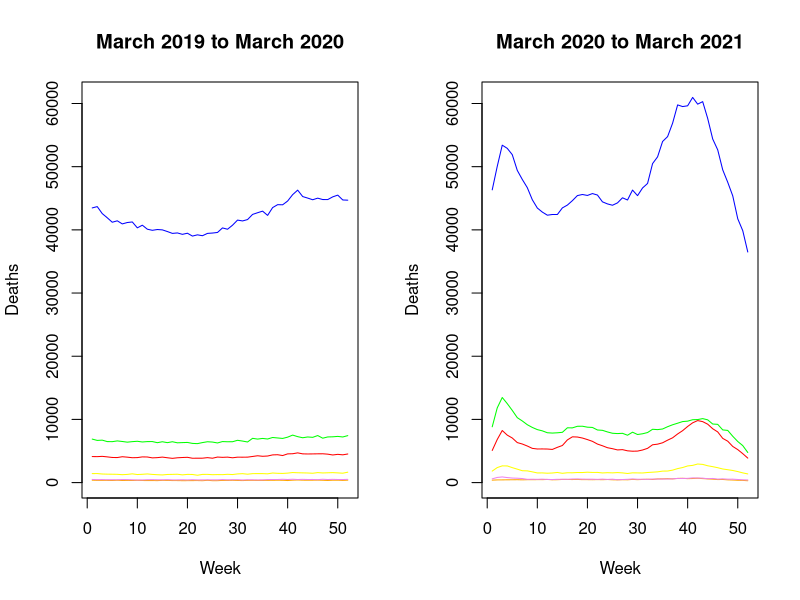
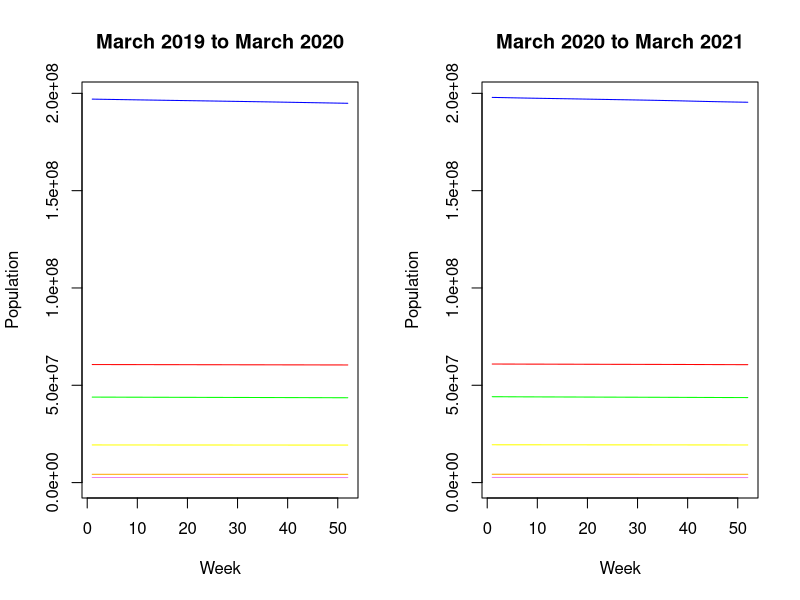
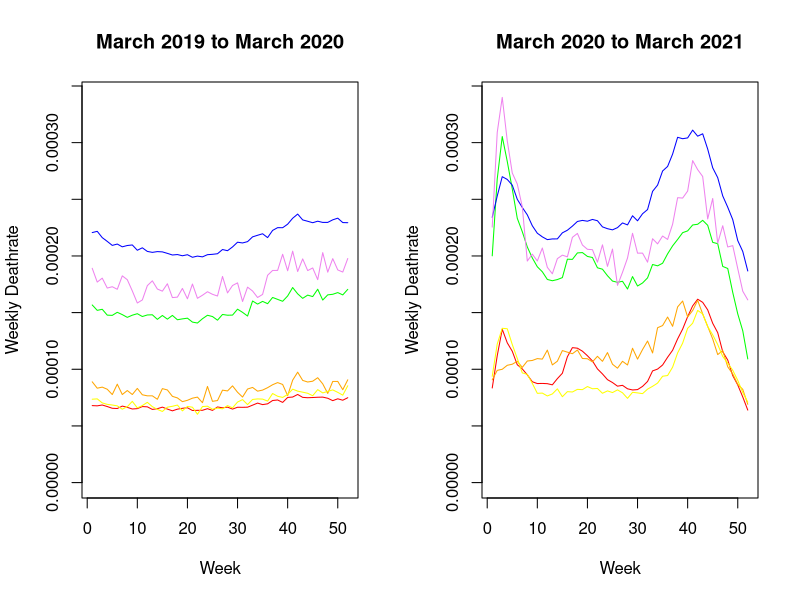
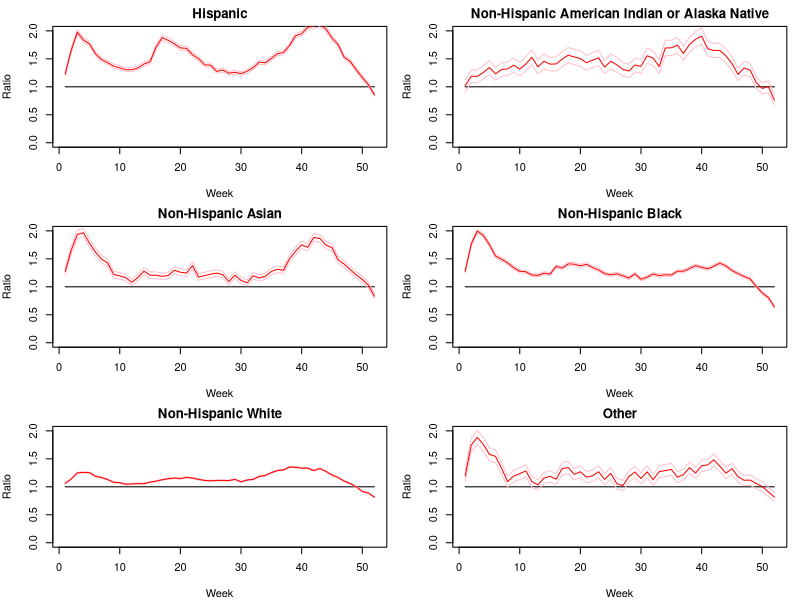
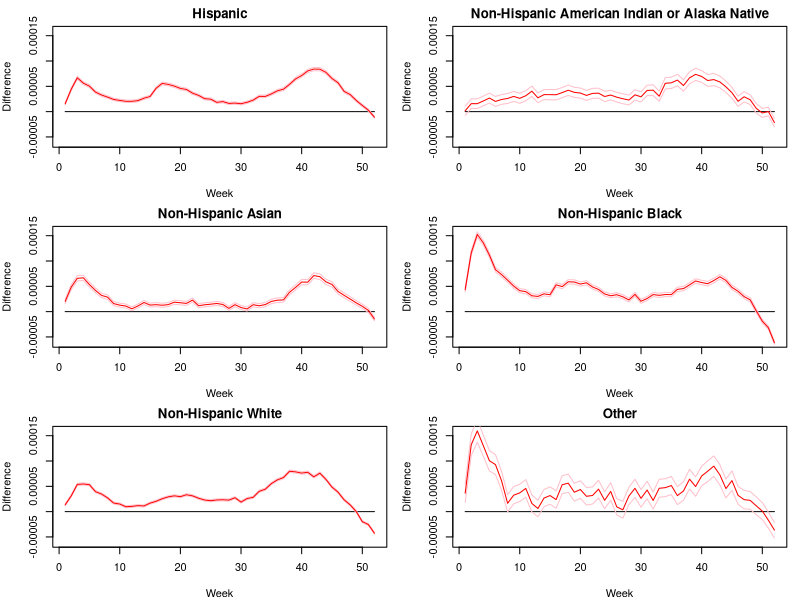
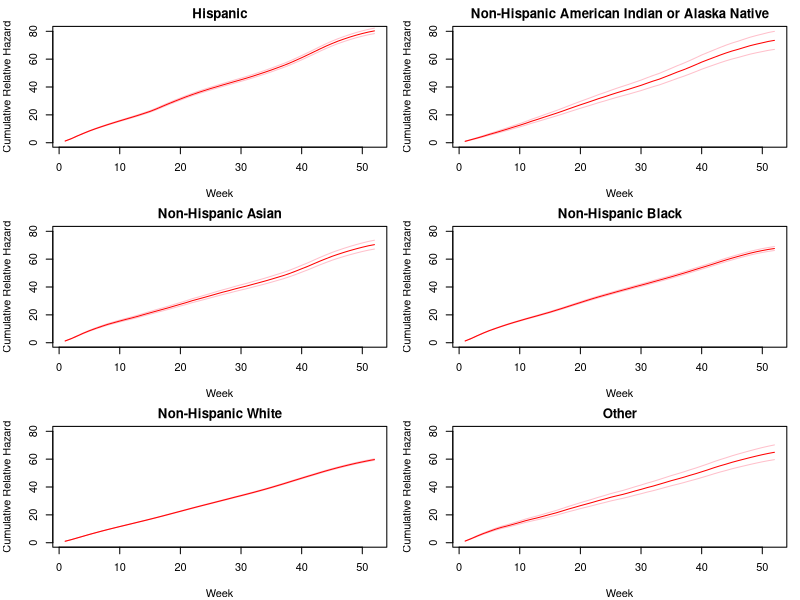
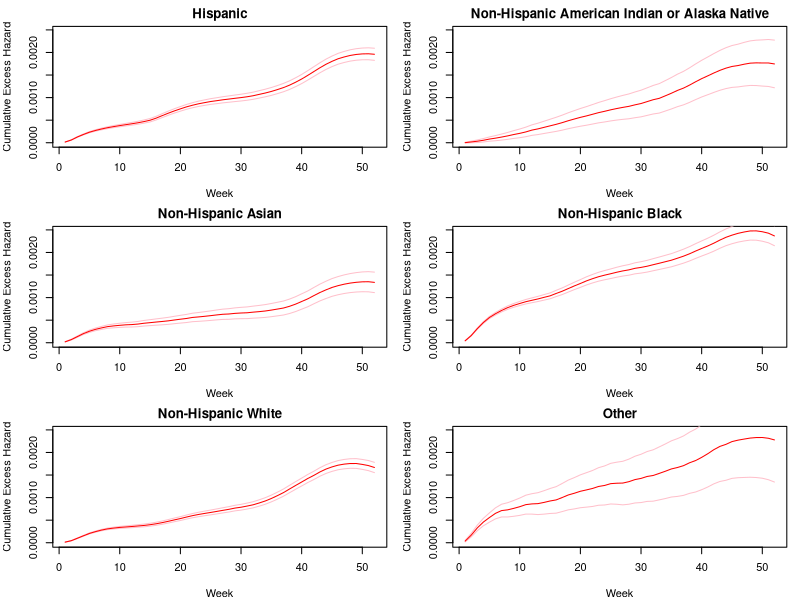

These figures' R source, in order:
data <- read.table("Weekly_counts_of_death_by_race.csv",sep=",",header=TRUE)
pop_perc <- read.table("race_percentages.csv",sep=",",header=TRUE)
labels <- c("Hispanic","Non-Hispanic American Indian or Alaska Native",
    "Non-Hispanic Asian","Non-Hispanic Black","Non-Hispanic White","Other")

us_init_pre_pop <- 327840942
us_init_post_pop <- 329301587

########################################################

pre_deaths <- matrix(NA, 52, 6)
colnames(pre_deaths) <- labels
for(i in 1:6)
  pre_deaths[,i] <- data[
      ((data$Year==2019 & data$Week>=13)  | (data$Year==2020 & data$Week<13)) &
      data$Race.Ethnicity==labels[i],6]

post_deaths <- matrix(NA, 52, 6)
colnames(post_deaths) <- labels
for(i in 1:6)
  post_deaths[,i] <- data[
    ((data$Year==2020 & data$Week>=13)  | (data$Year==2021 & data$Week<12)) &
    data$Race.Ethnicity==labels[i],6]

########################################################

par(mfrow=c(1,2))

plot(c(),c(),xlim=c(1,52),ylim=c(0,max(post_deaths)),
  main="March 2019 to March 2020",xlab="Week", ylab="Deaths")
points(pre_deaths[,1],col="red",type="l")
points(pre_deaths[,2],col="orange",type="l")
points(pre_deaths[,3],col="yellow",type="l")
points(pre_deaths[,4],col="green",type="l")
points(pre_deaths[,5],col="blue",type="l")
points(pre_deaths[,6],col="violet",type="l")

plot(c(),c(),xlim=c(1,52),ylim=c(0,max(post_deaths)),
  main="March 2020 to March 2021",xlab="Week", ylab="Deaths")
points(post_deaths[,1],col="red",type="l")
points(post_deaths[,2],col="orange",type="l")
points(post_deaths[,3],col="yellow",type="l")
points(post_deaths[,4],col="green",type="l")
points(post_deaths[,5],col="blue",type="l")
points(post_deaths[,6],col="violet",type="l")

########################################################

pre_pop <- matrix(NA, 52, 6)
colnames(pre_pop) <- labels
pre_pop[1,] <- pop_perc[,2] * us_init_pre_pop
for(i in 2:52)
  pre_pop[i,] <- pre_pop[i-1,] - pre_deaths[i-1,]

post_pop <- matrix(NA, 52, 6)
colnames(post_pop) <- labels
post_pop[1,] <- pop_perc[,2] * us_init_post_pop
for(i in 2:52)
  post_pop[i,] <- post_pop[i-1,] - post_deaths[i-1,]

########################################################

par(mfrow=c(1,2))

plot(c(),c(),xlim=c(1,52),ylim=c(0,max(post_pop)),
  main="March 2019 to March 2020",xlab="Week", ylab="Population")
points(pre_pop[,1],col="red",type="l")
points(pre_pop[,2],col="orange",type="l")
points(pre_pop[,3],col="yellow",type="l")
points(pre_pop[,4],col="green",type="l")
points(pre_pop[,5],col="blue",type="l")
points(pre_pop[,6],col="violet",type="l")

plot(c(),c(),xlim=c(1,52),ylim=c(0,max(post_pop)),
  main="March 2020 to March 2021",xlab="Week", ylab="Population")
points(post_pop[,1],col="red",type="l")
points(post_pop[,2],col="orange",type="l")
points(post_pop[,3],col="yellow",type="l")
points(post_pop[,4],col="green",type="l")
points(post_pop[,5],col="blue",type="l")
points(post_pop[,6],col="violet",type="l")

########################################################

pre_deathrate <- pre_deaths / pre_pop
post_deathrate <- post_deaths / post_pop

ratio <- post_deathrate / pre_deathrate
var_ratio <- ratio^2 / post_deaths
upper_ratio <- ratio + 1.96 * sqrt(var_ratio)
lower_ratio <- ratio - 1.96 * sqrt(var_ratio)

diff <- post_deathrate - pre_deathrate
var_diff <- post_deaths / post_pop^2
upper_diff <- diff + 1.96 * sqrt(var_diff)
lower_diff <- diff - 1.96 * sqrt(var_diff)

########################################################

par(mfrow=c(1,2))

plot(c(),c(),main="March 2019 to March 2020",xlim=c(1,52),
  ylim=c(0,max(post_deathrate)),xlab="Week",ylab="Weekly Deathrate")
points(pre_deathrate[,1],col="red",type="l")
points(pre_deathrate[,2],col="orange",type="l")
points(pre_deathrate[,3],col="yellow",type="l")
points(pre_deathrate[,4],col="green",type="l")
points(pre_deathrate[,5],col="blue",type="l")
points(pre_deathrate[,6],col="violet",type="l")

plot(c(),c(),main="March 2020 to March 2021",xlim=c(1,52),
  ylim=c(0,max(post_deathrate)),xlab="Week",ylab="Weekly Deathrate")
points(post_deathrate[,1],col="red",type="l")
points(post_deathrate[,2],col="orange",type="l")
points(post_deathrate[,3],col="yellow",type="l")
points(post_deathrate[,4],col="green",type="l")
points(post_deathrate[,5],col="blue",type="l")
points(post_deathrate[,6],col="violet",type="l")

########################################################

par(mfrow=c(3,2))
par(mar=c(4,4,2,1))

for(i in 1:6)
{
  plot(rep(1,times=52),ylim=c(0,2),main=labels[i],
    xlab="Week",ylab="Ratio",type="l")
  points(upper_ratio[,i],type="l",col="pink")
  points(lower_ratio[,i],type="l",col="pink")
  points(ratio[,i],type="l",col="red")
}

########################################################

par(mfrow=c(3,2))
par(mar=c(4,4,2,1))

for(i in 1:6)
{
  plot(rep(0,times=52),ylim=range(diff),main=labels[i],
    xlab="Week",ylab="Difference",type="l")
  points(upper_diff[,i],type="l",col="pink")
  points(lower_diff[,i],type="l",col="pink")
  points(diff[,i],type="l",col="red")

}

########################################################

cum_ratio <- matrix(NA, 52, 6)
cum_ratio[1,] <- ratio[1,]

cum_upper_ratio <- matrix(NA, 52, 6)
cum_upper_ratio[1,] <- upper_ratio[1,]

cum_lower_ratio <- matrix(NA, 52, 6)
cum_lower_ratio[1,] <- lower_ratio[1,]

for(i in 2:52)
{
  cum_ratio[i,] <- ratio[i,] + cum_ratio[i-1,]
  cum_upper_ratio[i,] <- upper_ratio[i,] + cum_upper_ratio[i-1,]
  cum_lower_ratio[i,] <- lower_ratio[i,] + cum_lower_ratio[i-1,]
}

par(mfrow=c(3,2))
par(mar=c(4,4,2,1))

for(i in 1:6)
{
  plot(c(),xlim=c(1,52),ylim=c(0,max(cum_ratio)),main=labels[i],
    xlab="Week",ylab="Cumulative Relative Hazard",type="l",col="red")
  points(cum_upper_ratio[,i],type="l",col="pink")
  points(cum_lower_ratio[,i],type="l",col="pink")
  points(cum_ratio[,i],type="l",col="red")
}

########################################################

cum_diff <- matrix(NA, 52, 6)
cum_diff[1,] <- diff[1,]

cum_upper_diff <- matrix(NA, 52, 6)
cum_upper_diff[1,] <- upper_diff[1,]

cum_lower_diff <- matrix(NA, 52, 6)
cum_lower_diff[1,] <- lower_diff[1,]

for(i in 2:52)
{
  cum_diff[i,] <- diff[i,] + cum_diff[i-1,]
  cum_upper_diff[i,] <- upper_diff[i,] + cum_upper_diff[i-1,]
  cum_lower_diff[i,] <- lower_diff[i,] + cum_lower_diff[i-1,]
}

par(mfrow=c(3,2))
par(mar=c(4,4,2,1))

for(i in 1:6)
{
  plot(c(),xlim=c(1,52),ylim=c(0,max(cum_diff)),main=labels[i],
    xlab="Week",ylab="Cumulative Excess Hazard",type="l",col="red")
  points(cum_upper_diff[,i],type="l",col="pink")
  points(cum_lower_diff[,i],type="l",col="pink")
  points(cum_diff[,i],type="l",col="red")
}


